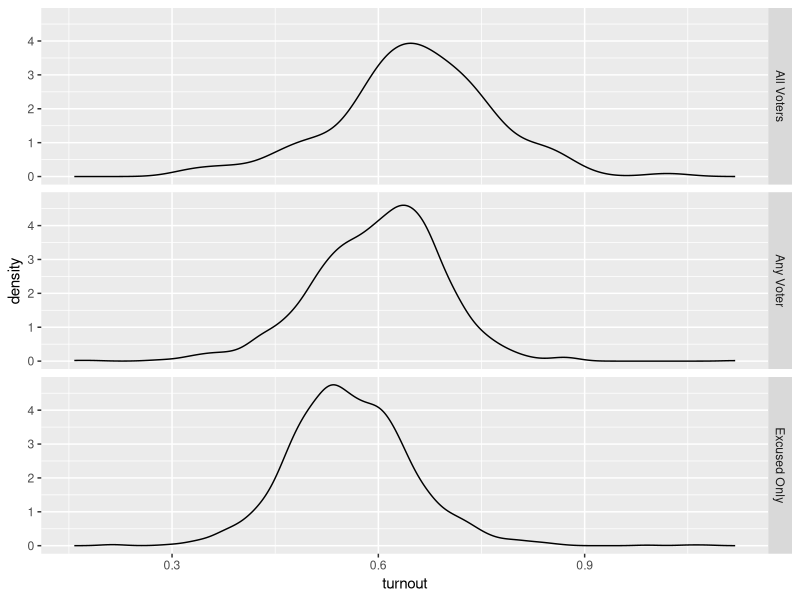
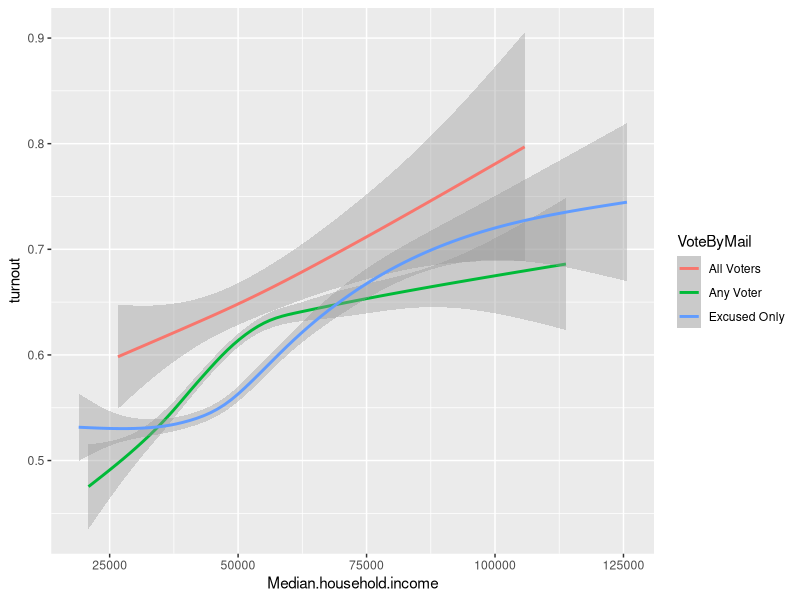
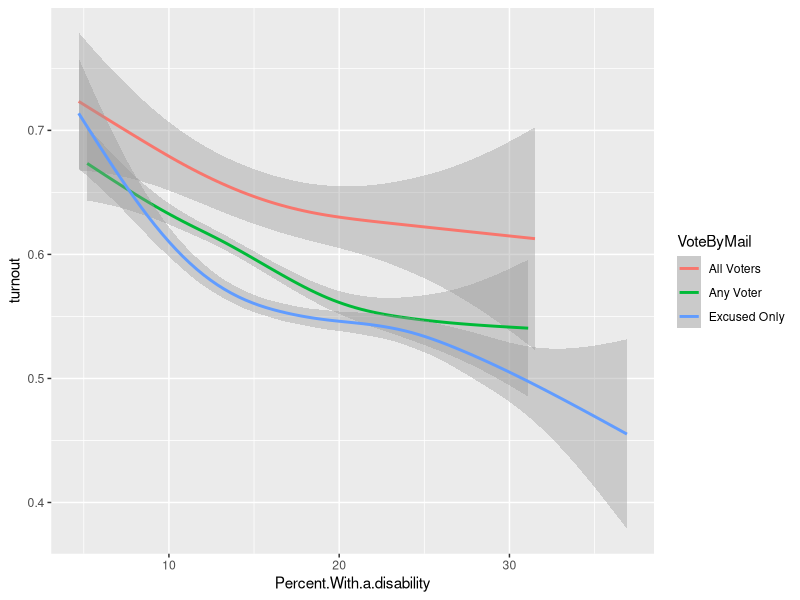

Write R code to recreate these figures, in order.
## ---- chunk 1

library(tidyverse)

## ---- chunk 2

census <- read.csv("Exploratory_Analysis/census_with_election_data.csv")

census <- census %>% mutate(
    turnout = total_votes/X18.and.over.population) %>% data.frame()

vote <- read.csv("Exploratory_Analysis/Early Voting.csv")

df <- left_join(census, vote, by=c('state.name'='State'))

df <- df %>% mutate(
    VoteByMail = case_when(df$No.Excuse.Absentee == 1 ~ "Any Voter",
                           df$Absentee...Excuse.Required == 1 ~ "Excused Only",
                           df$All.Mail.Voting == 1 ~ "All Voters"),
    AbsenteeStatus = case_when(df$Permanent.Absentee.Status == 1 ~ "Permanent",
                               df$Permanent.Absentee.Status == 0 ~ "Per Case")) %>%
    data.frame()

df <- df[complete.cases(df),]

## ---- chunk 3

ggplot(df, aes(turnout)) + geom_density() + facet_grid(VoteByMail~.) 



## ---- chunk 4

ggplot(df, aes(Median.household.income,turnout, color=VoteByMail)) + geom_smooth()


## ---- chunk 5

ggplot(df, aes(Percent.With.a.disability,turnout, color=VoteByMail)) + geom_smooth()

